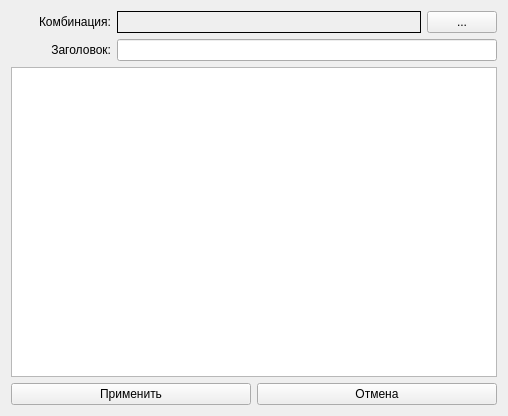
<?xml version="1.0" encoding="UTF-8"?>
<ui version="4.0">
 <class>Form</class>
 <widget class="QWidget" name="Form">
  <property name="geometry">
   <rect>
    <x>0</x>
    <y>0</y>
    <width>508</width>
    <height>416</height>
   </rect>
  </property>
  <property name="windowTitle">
   <string>Редактирование правила</string>
  </property>
  <layout class="QVBoxLayout" name="verticalLayout">
   <item>
    <layout class="QHBoxLayout" name="horizontalLayout">
     <item>
      <widget class="QLabel" name="label">
       <property name="sizePolicy">
        <sizepolicy hsizetype="Expanding" vsizetype="Preferred">
         <horstretch>0</horstretch>
         <verstretch>0</verstretch>
        </sizepolicy>
       </property>
       <property name="minimumSize">
        <size>
         <width>0</width>
         <height>0</height>
        </size>
       </property>
       <property name="maximumSize">
        <size>
         <width>100</width>
         <height>16777215</height>
        </size>
       </property>
       <property name="text">
        <string>Комбинация:</string>
       </property>
       <property name="alignment">
        <set>Qt::AlignRight|Qt::AlignTrailing|Qt::AlignVCenter</set>
       </property>
      </widget>
     </item>
     <item>
      <widget class="QLabel" name="label_comb">
       <property name="frameShape">
        <enum>QFrame::Box</enum>
       </property>
       <property name="text">
        <string/>
       </property>
      </widget>
     </item>
     <item>
      <widget class="QPushButton" name="pushButton_set_comb">
       <property name="maximumSize">
        <size>
         <width>70</width>
         <height>16777215</height>
        </size>
       </property>
       <property name="text">
        <string>...</string>
       </property>
      </widget>
     </item>
    </layout>
   </item>
   <item>
    <layout class="QHBoxLayout" name="horizontalLayout_2">
     <item>
      <widget class="QLabel" name="label_2">
       <property name="sizePolicy">
        <sizepolicy hsizetype="Expanding" vsizetype="Preferred">
         <horstretch>0</horstretch>
         <verstretch>0</verstretch>
        </sizepolicy>
       </property>
       <property name="maximumSize">
        <size>
         <width>100</width>
         <height>16777215</height>
        </size>
       </property>
       <property name="text">
        <string>Заголовок:</string>
       </property>
       <property name="alignment">
        <set>Qt::AlignRight|Qt::AlignTrailing|Qt::AlignVCenter</set>
       </property>
      </widget>
     </item>
     <item>
      <widget class="QLineEdit" name="lineEdit"/>
     </item>
    </layout>
   </item>
   <item>
    <layout class="QHBoxLayout" name="horizontalLayout_4">
     <item>
      <widget class="QPlainTextEdit" name="plainTextEdit"/>
     </item>
    </layout>
   </item>
   <item>
    <layout class="QHBoxLayout" name="horizontalLayout_3">
     <item>
      <widget class="QPushButton" name="pushButton_save">
       <property name="text">
        <string>Применить</string>
       </property>
      </widget>
     </item>
     <item>
      <widget class="QPushButton" name="pushButton_cancel">
       <property name="text">
        <string>Отмена</string>
       </property>
      </widget>
     </item>
    </layout>
   </item>
  </layout>
 </widget>
 <resources/>
 <connections/>
</ui>
